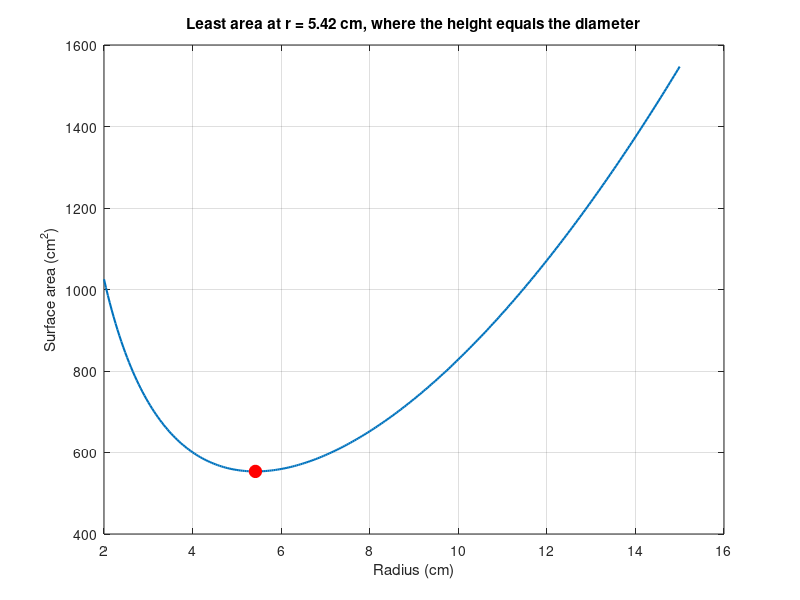

Reproduce this figure in MATLAB.
% The can that holds one liter with the least metal: a one-variable minimum with fminbnd
V = 1000;                                 % cm^3
area = @(r) 2*pi*r.^2 + 2*V./r;           % top, bottom and side, cm^2
[r, a, flag, out] = fminbnd(area, 1, 20);
h = V/(pi*r^2);
fprintf('Radius %.2f cm, height %.2f cm, area %.1f cm^2 (%d evaluations)\n', r, h, a, out.funcCount);
fprintf('Height over diameter: %.3f\n', h/(2*r));

rr = linspace(2, 15, 300);
plot(rr, area(rr), 'LineWidth', 1.5);
hold on;
plot(r, a, 'ro', 'MarkerSize', 9, 'MarkerFaceColor', 'r');
hold off;
xlabel('Radius (cm)');
ylabel('Surface area (cm^2)');
title(sprintf('Least area at r = %.2f cm, where the height equals the diameter', r));
grid on;
